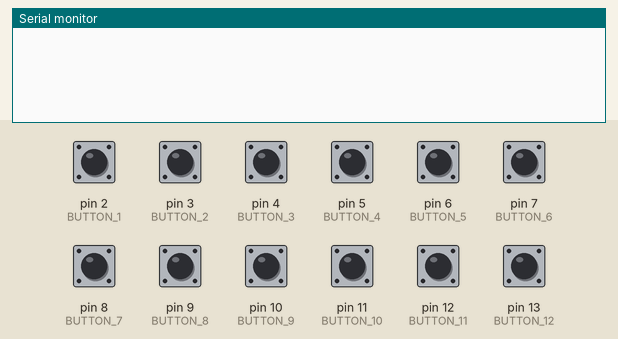
Recording of a program running on a simulated Arduino Uno, built with avr-gcc and run on an emulated ATmega328P. Shown: the last lines printed to the serial monitor. The inputs (shaded band) are chosen by the test bench; at power-on: pin 2 (BUTTON_1), pin 3 (BUTTON_2), pin 4 (BUTTON_3), pin 5 (BUTTON_4), pin 6 (BUTTON_5), pin 7 (BUTTON_6), pin 8 (BUTTON_7), pin 9 (BUTTON_8), pin 10 (BUTTON_9), pin 11 (BUTTON_10), pin 12 (BUTTON_11), pin 13 (BUTTON_12) HIGH.

Above: at 1.2 s.
1.3 s: pin 2 (BUTTON_1) pulled LOW for 0.15 s
At 2.6 s:
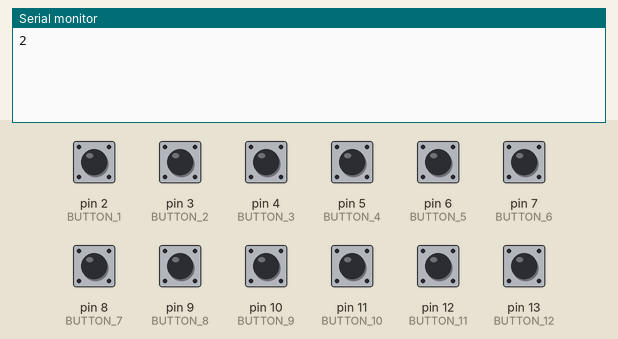
2.9 s: pin 10 (BUTTON_9) pulled LOW for 0.15 s
At 4.0 s:
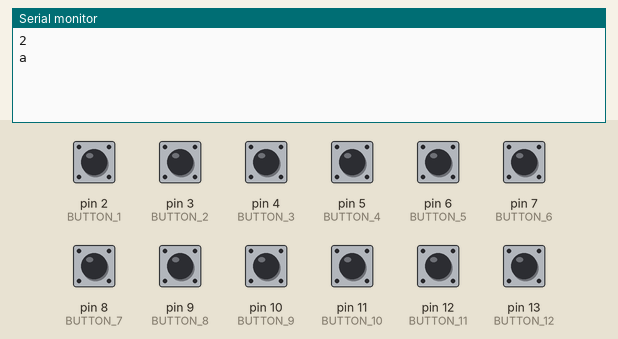
4.5 s: pin 11 (BUTTON_10) pulled LOW for 0.15 s
At 5.2 s:
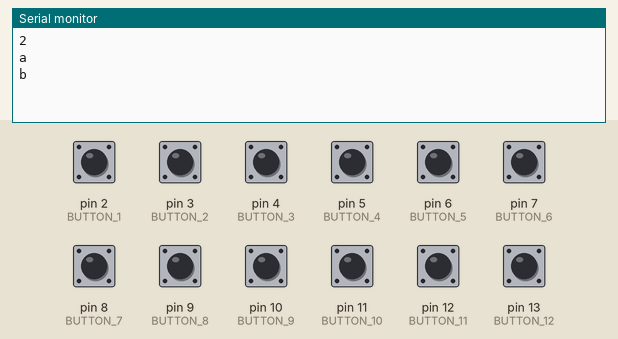
6.1 s: pin 12 (BUTTON_11) pulled LOW for 0.15 s
At 7.4 s:
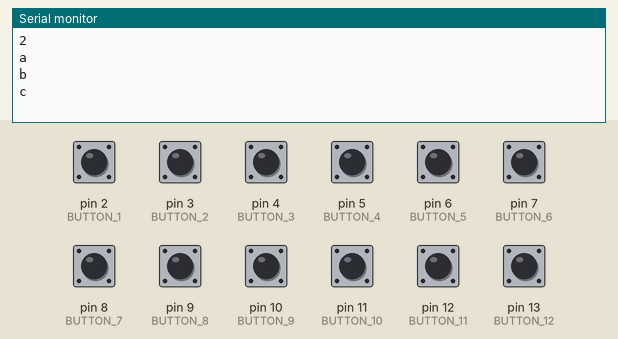
7.7 s: pin 13 (BUTTON_12) pulled LOW for 0.15 s
At 8.9 s:
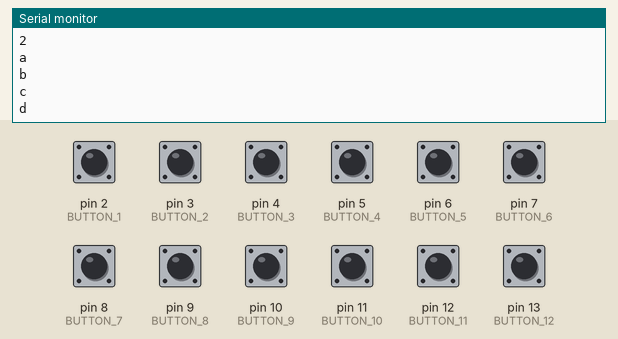
9.3 s: pin 3 (BUTTON_2) pulled LOW for 0.15 s
At 10.1 s:
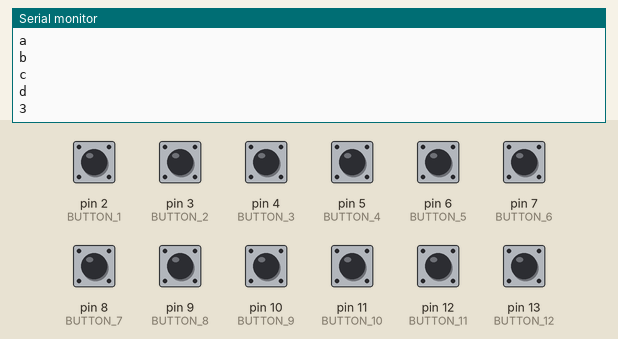

The program:

main.cpp
```cpp
#include <Arduino.h>

const int BUTTON_1 = 2; //Pushbutton Input to Pin Nr 2
const int BUTTON_2 = 3; //Pushbutton Input to Pin Nr 3
const int BUTTON_3 = 4; //Pushbutton Input to Pin Nr 4
const int BUTTON_4 = 5; //Pushbutton Input to Pin Nr 5
const int BUTTON_5 = 6; //Pushbutton Input to Pin Nr 6
const int BUTTON_6 = 7; //Pushbutton Input to Pin Nr 7
const int BUTTON_7 = 8; //Pushbutton Input to Pin Nr 8
const int BUTTON_8 = 9; //Pushbutton Input to Pin Nr 9
const int BUTTON_9 = 10; //Pushbutton Input to Pin Nr 10
const int BUTTON_10 = 11; //Pushbutton Input to Pin Nr 11
const int BUTTON_11 = 12; //Pushbutton Input to Pin Nr 12
const int BUTTON_12 = 13; //Pushbutton Input to Pin Nr 13

// String output
const char button1String[] = "2\n";
const char button2String[] = "3\n";
const char button3String[] = "4\n";
const char button4String[] = "5\n";
const char button5String[] = "6\n";
const char button6String[] = "7\n";
const char button7String[] = "8\n";
const char button8String[] = "9\n";
const char button9String[] = "a\n";
const char button10String[] = "b\n";
const char button11String[] = "c\n";
const char button12String[] = "d\n";

// Instatiate variables
int ButtonState_1 = 0;
int lastState_1 = 0;
int StopPressure_1 = 0;

int ButtonState_2 = 0;
int lastState_2 = 0;
int StopPressure_2 = 0;

int ButtonState_3 = 0;
int lastState_3 = 0;
int StopPressure_3 = 0;

int ButtonState_4 = 0;
int lastState_4 = 0;
int StopPressure_4 = 0;

int ButtonState_5 = 0;
int lastState_5 = 0;
int StopPressure_5 = 0;

int ButtonState_6 = 0;
int lastState_6 = 0;
int StopPressure_6 = 0;

int ButtonState_7 = 0;
int lastState_7 = 0;
int StopPressure_7 = 0;

int ButtonState_8 = 0;
int lastState_8 = 0;
int StopPressure_8 = 0;

int ButtonState_9 = 0;
int lastState_9 = 0;
int StopPressure_9 = 0;

int ButtonState_10 = 0;
int lastState_10 = 0;
int StopPressure_10 = 0;

int ButtonState_11 = 0;
int lastState_11 = 0;
int StopPressure_11 = 0;

int ButtonState_12 = 0;
int lastState_12 = 0;
int StopPressure_12 = 0;


void setup() {
    // put your setup code here, to run once:
    pinMode(BUTTON_1, INPUT_PULLUP);
    pinMode(BUTTON_2, INPUT_PULLUP);
    pinMode(BUTTON_3, INPUT_PULLUP);
    pinMode(BUTTON_4, INPUT_PULLUP);
    pinMode(BUTTON_5, INPUT_PULLUP);
    pinMode(BUTTON_6, INPUT_PULLUP);
    pinMode(BUTTON_7, INPUT_PULLUP);
    pinMode(BUTTON_8, INPUT_PULLUP);
    pinMode(BUTTON_9, INPUT_PULLUP);
    pinMode(BUTTON_10, INPUT_PULLUP);
    pinMode(BUTTON_11, INPUT_PULLUP);
    pinMode(BUTTON_12, INPUT_PULLUP);
    Serial.begin(9600);

}

int buttonAction(const int button, int buttonState, int lastState, int* stopPressure, const char output[])
{
    buttonState = digitalRead(button);

    if (buttonState == LOW && lastState == LOW && *stopPressure == 0) // Checking if Input from button is HIGH (1/+5V)
    {
        //Serial.print("The button was pressed\n"); // If input is High make LED ON (HIGH/1/+5V)
        *stopPressure = 1;
    } else if (buttonState == HIGH && lastState == HIGH && *stopPressure == 1) {
        //Serial.print("The button was released\n");
        Serial.print(output);
        *stopPressure = 0;
    }

    return buttonState;


}

void loop() {
        // put your main code here, to run repeatedly:
        lastState_1 = buttonAction(BUTTON_1, ButtonState_1, lastState_1, &StopPressure_1, button1String);
        lastState_2 = buttonAction(BUTTON_2, ButtonState_2, lastState_2, &StopPressure_2, button2String);
        lastState_3 = buttonAction(BUTTON_3, ButtonState_3, lastState_3, &StopPressure_3, button3String);
        lastState_4 = buttonAction(BUTTON_4, ButtonState_4, lastState_4, &StopPressure_4, button4String);
        lastState_5 = buttonAction(BUTTON_5, ButtonState_5, lastState_5, &StopPressure_5, button5String);
        lastState_6 = buttonAction(BUTTON_6, ButtonState_6, lastState_6, &StopPressure_6, button6String);
        lastState_7 = buttonAction(BUTTON_7, ButtonState_7, lastState_7, &StopPressure_7, button7String);
        lastState_8 = buttonAction(BUTTON_8, ButtonState_8, lastState_8, &StopPressure_8, button8String);
        lastState_9 = buttonAction(BUTTON_9, ButtonState_9, lastState_9, &StopPressure_9, button9String);
        lastState_10 = buttonAction(BUTTON_10, ButtonState_10, lastState_10, &StopPressure_10, button10String);
        lastState_11 = buttonAction(BUTTON_11, ButtonState_11, lastState_11, &StopPressure_11, button11String);
        lastState_12 = buttonAction(BUTTON_12, ButtonState_12, lastState_12, &StopPressure_12, button12String);

}
```

Measured:
- after the input at 1.3 s, the serial monitor: prints a new line after 0.15 s (image 1)
- after the input at 2.9 s, the serial monitor: prints a new line after 0.15 s (image 2)
- after the input at 4.5 s, the serial monitor: prints a new line after 0.15 s (image 3)
- after the input at 6.1 s, the serial monitor: prints a new line after 0.15 s (image 4)
- after the input at 7.7 s, the serial monitor: prints a new line after 0.15 s (image 5)
- after the input at 9.3 s, the serial monitor: prints a new line after 0.15 s (image 6)
